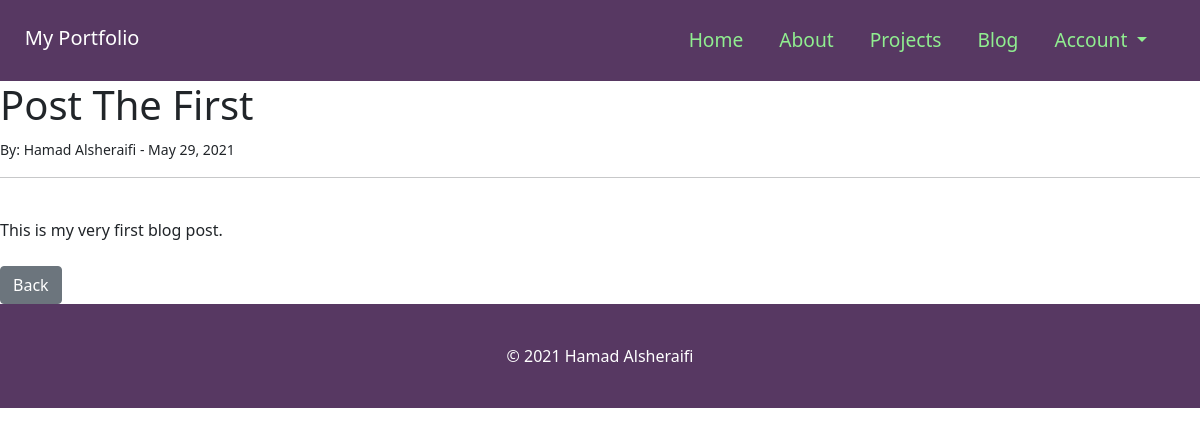
The app's page /article/1 with its own data.
### website/models.py (models this page shows, shortened)
class Post(models.Model):
    title = models.CharField(max_length=255)
    title_tag = models.CharField(max_length=255)
    author = models.ForeignKey(User, on_delete=models.CASCADE)
    body = models.TextField()
    post_date = models.DateField(auto_now_add=True)

### website/views.py (the view)
# urls.py: path('article/<int:pk>', ArticleDetailView.as_view(), name='article-detail'),
class ArticleDetailView(DetailView):
    model = Post
    template_name = 'article_details.html'

### website/templates/article_details.html (shortened to what this page needs)
{% extends 'base.html' %}
{% block content %}
    <h1>{{ post.title }}</h1>
    <small>
        By: {{ post.author.first_name }} {{ post.author.last_name }} - {{ post.post_date }}
    </small>
    <br><hr><br>
    {{ post.body|safe }}
    <br><br>
    <a href="{% url 'blog' %}" class="btn btn-secondary">Back</a>
{% endblock %}

### website/static/css/base.css (style rules this page uses)
html, body { background: linear-gradient(rgba(0.0,0.0,0.0,0.0), rgba(0.0,0.0,0.0,0.0)); width: 100%; height: 100%; margin: 0px; padding: 0px; overflow-x: hidden; }

### records on screen
Post: title "Post The First", author.first_name "Hamad", author.last_name "Alsheraifi", post_date "May 29, 2021", body "This is my very first blog post."
